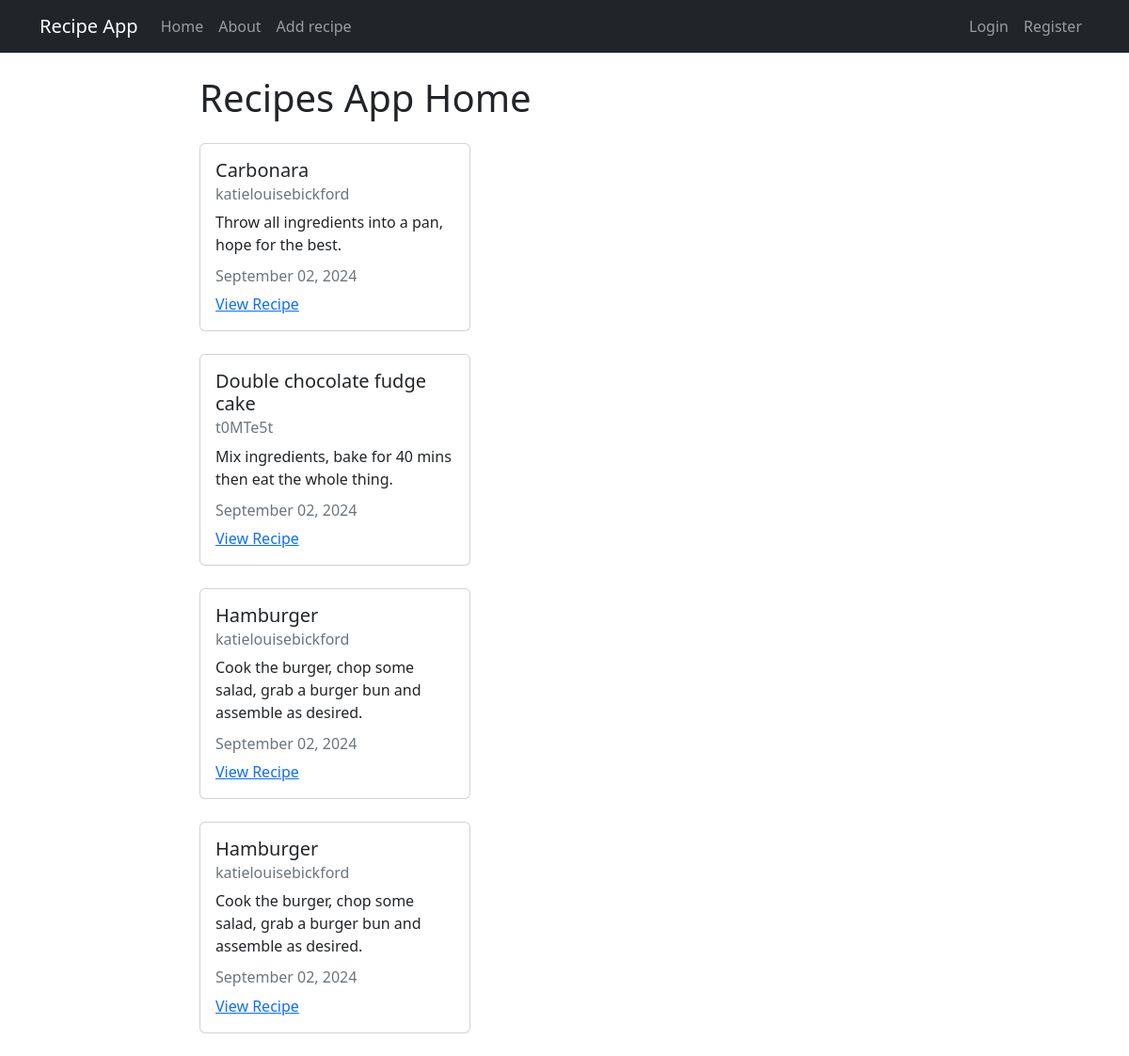
The page / on the database its author committed.
### recipe_app/models.py (models this page shows, shortened)
class Recipe(models.Model):
    title = models.CharField(max_length=100)
    description = models.TextField()
    author = models.ForeignKey(User, on_delete=models.CASCADE)
    created_at = models.DateTimeField(auto_now_add=True)
    update_at = models.DateTimeField(auto_now=True)

### recipe_app/views.py (the view)
# urls.py: path('', views.RecipeListView.as_view(), name='home'),
class RecipeListView(ListView):
    model = models.Recipe
    template_name="recipe_app/home.html"
    context_object_name = 'recipes'

### recipe_app/templates/recipe_app/home.html
{% extends 'recipe_app/base.html' %} {% block content %}
<h1>Recipes App Home</h1>
{% for recipe in recipes %}
<div class="card my-4" style="width: 18rem">
  <div class="card-body">
    <h5 class="card-title">{{ recipe.title }}</h5>
    <h6 class="card-subtitle mb-2 text-muted">{{ recipe.author }}</h6>
    <p class="card-text">{{ recipe.description }}</p>
    <h6 class="card-subtitle mb-2 text-muted">{{ recipe.update_at |date:"F d, Y"}}</h6>
    <a href="{% url 'detail' recipe.pk %}" class="card-link">View Recipe</a>
  </div>
</div>
{% endfor %} {% endblock %}

### rows shown on the page
Recipe: title "Carbonara", author "katielouisebickford", description "Throw all ingredients into a pan, hope for the best.", update_at "September 02, 2024"
Recipe: title "Double chocolate fudge cake", author "t0MTe5t", description "Mix ingredients, bake for 40 mins then eat the whole thing.", update_at "September 02, 2024"
Recipe: title "Hamburger", author "katielouisebickford", description "Cook the burger, chop some salad, grab a burger bun and assemble as desired.", update_at "September 02, 2024"
Recipe: title "Hamburger", author "katielouisebickford", description "Cook the burger, chop some salad, grab a burger bun and assemble as desired.", update_at "September 02, 2024"
